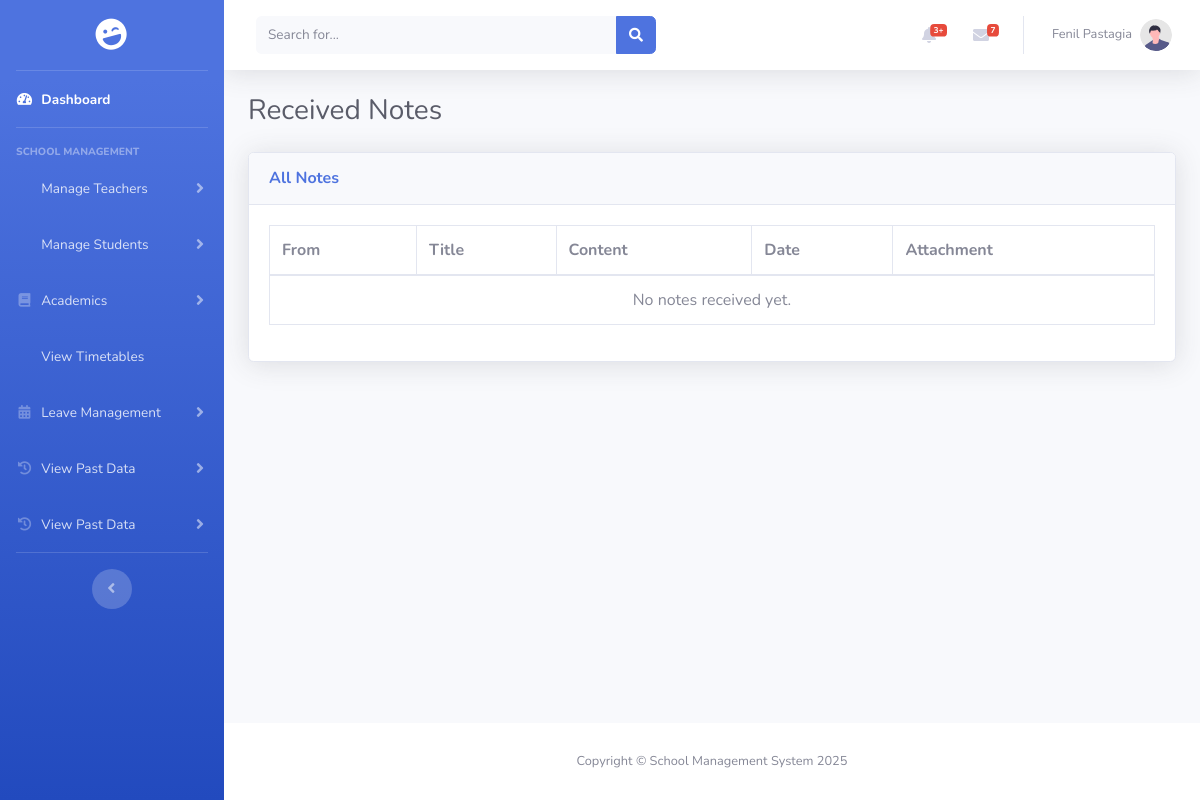
The app's page /pages/student/view_notes.php (signed in), older data.
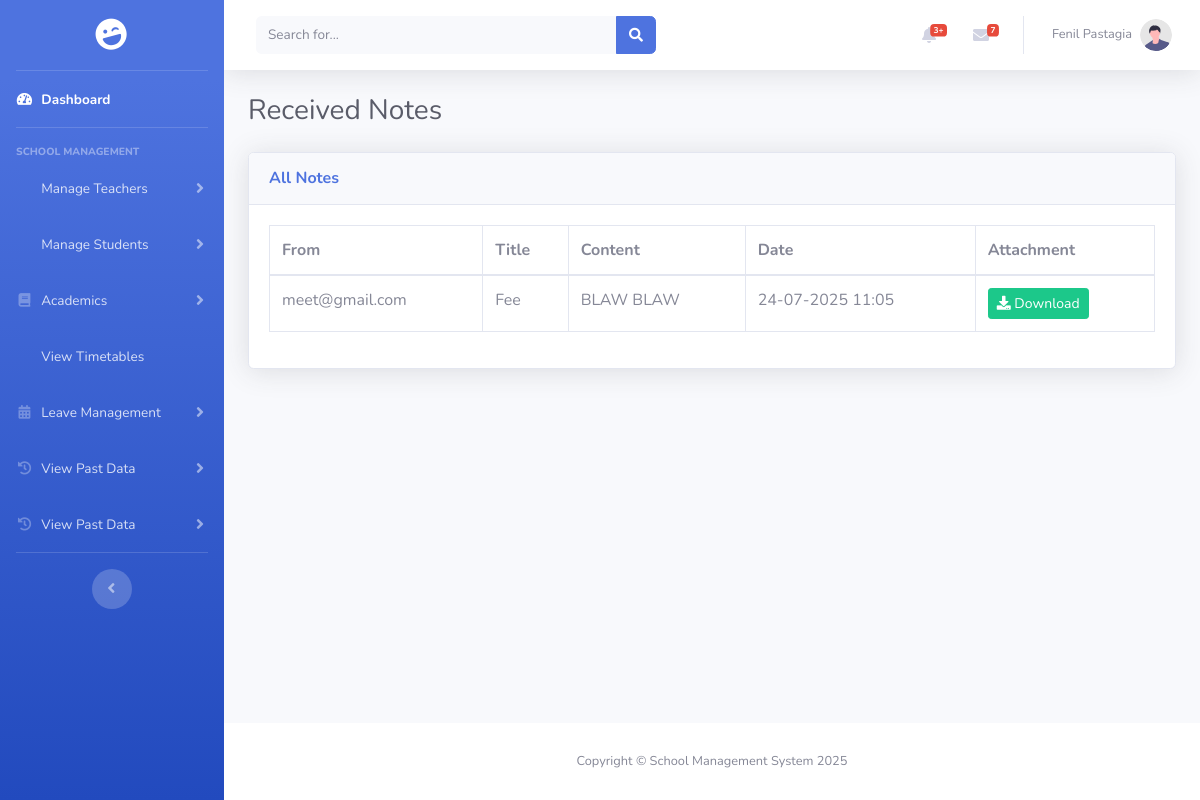
The same page, newer data.
### tables this page shows
CREATE TABLE `notes` (
  `id` int(11) NOT NULL,
  `user_id` int(11) NOT NULL,
  `school_id` int(11) DEFAULT NULL,
  `target_standard` varchar(50) DEFAULT NULL,
  `title` varchar(255) NOT NULL,
  `content` text NOT NULL,
  `file_path` varchar(255) DEFAULT NULL,
  `original_filename` varchar(255) DEFAULT NULL,
  `created_at` timestamp NOT NULL DEFAULT current_timestamp()
);

CREATE TABLE `users` (
  `id` int(11) NOT NULL,
  `role` enum('student','teacher','schooladmin','bmc') NOT NULL,
  `email` varchar(50) NOT NULL,
  `password` varchar(255) NOT NULL
);

### encryption.php (called while the page is built, shortened)
<?php
function decrypt_id($encrypted) {
    return openssl_decrypt($encrypted, ENCRYPTION_METHOD, ENCRYPTION_KEY, 0, ENCRYPTION_IV);
}
?>

### pages/student/view_notes.php (the view, shortened to what this page needs)
<?php
include_once "../../encryption.php";
include_once "../../includes/connect.php";
$notes = [];
$sql = "SELECT n.title, n.content, n.file_path, n.created_at, u.email as sender FROM notes n JOIN users u ON n.user_id = u.id ORDER BY n.created_at DESC";
$result = $conn->query($sql);
if ($result->num_rows > 0) {
    while ($row = $result->fetch_assoc()) {
        $notes[] = $row;
    }
}
?>
<!DOCTYPE html>
<html lang="en">
<head>
    <link href="https://stackpath.bootstrapcdn.com/bootstrap/4.5.2/css/bootstrap.min.css" rel="stylesheet">
    <link href="../../assets/vendor/fontawesome-free/css/all.min.css" rel="stylesheet" type="text/css">
    <link href="../../assets/css/sb-admin-2.min.css" rel="stylesheet">
    <link rel="stylesheet" href="../../assets/css/sidebar.css">
</head>
<body id="page-top">
    <div id="wrapper">
        <?php include '../../includes/sidebar.php'; ?>
        <div id="content-wrapper" class="d-flex flex-column">
            <div id="content">
                <?php include '../../includes/header.php'; ?>
                <div class="container-fluid">
                    <h1 class="h3 mb-4 text-gray-800">Received Notes</h1>
                    <div class="card shadow mb-4">
                        <div class="card-header py-3">
                            <h6 class="m-0 font-weight-bold text-primary">All Notes</h6>
                        </div>
                        <div class="card-body">
                            <div class="table-responsive">
                                <table class="table table-bordered" id="dataTable" width="100%" cellspacing="0">
                                    <thead>
                                        <tr>
                                            <th>From</th>
                                            <th>Title</th>
                                            <th>Content</th>
                                            <th>Date</th>
                                            <th>Attachment</th>
                                        </tr>
                                    </thead>
                                    <tbody>
                                        <?php foreach ($notes as $note): ?>
                                            <tr>
                                                <td><?php echo htmlspecialchars($note['sender']); ?></td>
                                                <td><?php echo htmlspecialchars($note['title']); ?></td>
                                                <td><?php echo nl2br(htmlspecialchars($note['content'])); ?></td>
                                                <td><?php echo date('d-m-Y H:i', strtotime($note['created_at'])); ?></td>
                                                <td>
                                                    <?php if ($note['file_path']): ?>
                                                        <a href="<?php echo htmlspecialchars($note['file_path']); ?>" class="btn btn-success btn-sm" download>
                                                            <i class="fas fa-download"></i> Download
                                                        </a>
                                                    <?php else: ?>
                                                        N/A
                                                    <?php endif; ?>
                                                </td>
                                            </tr>
                                        <?php endforeach; ?>
                                        <?php if (empty($notes)): ?>
                                            <tr>
                                                <td colspan="5" class="text-center">No notes received yet.</td>
                                            </tr>
                                        <?php endif; ?>
                                    </tbody>
                                </table>
                            </div>
                        </div>
                    </div>
                </div>
            </div>
            <?php include '../../includes/footer.php'; ?>
        </div>
    </div>
</body>
</html>

### includes/sidebar.php (shortened to what this page needs)
<?php
$role = null;
if (isset($_COOKIE['encrypted_user_role'])) {
    $role = decrypt_id($_COOKIE['encrypted_user_role']);
}
?>
<ul class="navbar-nav bg-gradient-primary sidebar sidebar-dark accordion" id="accordionSidebar">
    <a class="sidebar-brand d-flex align-items-center justify-content-center" href="<?php echo BASE_WEB_PATH; ?>dashboard.php">
        <div class="sidebar-brand-icon rotate-n-15">
            <i class="fas fa-laugh-wink"></i>
        </div>
    </a>
    <hr class="sidebar-divider my-0">
    <li class="nav-item active">
        <a class="nav-link" href="<?php echo BASE_WEB_PATH; ?>dashboard.php">
            <i class="fas fa-fw fa-tachometer-alt"></i>
            <span>Dashboard</span></a>
    </li>
    <hr class="sidebar-divider">
    <?php
    switch ($role) {
    ?>
        <?php
        case 'schooladmin':
        ?>
            <div class="sidebar-heading">School Management</div>
            <li class="nav-item">
                <a class="nav-link collapsed" href="#" data-toggle="collapse" data-target="#collapseTeacher">
                    <span>Manage Teachers</span>
                </a>
            </li>
            <li class="nav-item">
                <a class="nav-link collapsed" href="#" data-toggle="collapse" data-target="#collapseStudent">
                    <span>Manage Students</span>
                </a>
            </li>
            <li class="nav-item">
                <a class="nav-link collapsed" href="#" data-toggle="collapse" data-target="#collapseAcademics">
                    <i class="fas fa-fw fa-book"></i>
                    <span>Academics</span>
                </a>
            </li>
            <li class="nav-item">
                <a class="nav-link" href="/BMC-SMS/pages/academics/view_timetable.php">
                    <span>View Timetables</span>
                </a>
            </li>
            <li class="nav-item">
                <a class="nav-link collapsed" href="#" data-toggle="collapse" data-target="#collapseLeaveManagement">
                    <i class="fas fa-fw fa-calendar-alt"></i>
                    <span>Leave Management</span>
                </a>
            </li>
             <li class="nav-item">
                <a class="nav-link collapsed" href="#" data-toggle="collapse" data-target="#collapsePastData">
                    <i class="fas fa-fw fa-history"></i>
                    <span>View Past Data</span>
                </a>
            </li>
            <li class="nav-item">
                <a class="nav-link collapsed" href="#" data-toggle="collapse" data-target="#collapsePastData">
                    <i class="fas fa-fw fa-history"></i>
                    <span>View Past Data</span>
                </a>
            </li>
        <?php
            break;
    ?>
    <?php
    }
    ?>
    <hr class="sidebar-divider d-none d-md-block">
    <div class="text-center d-none d-md-inline">
        <button class="rounded-circle border-0" id="sidebarToggle"></button>
    </div>
</ul>

### includes/header.php (shortened to what this page needs)
<?php
include_once $_SERVER['DOCUMENT_ROOT'] . '/BMC-SMS/encryption.php';
$userName = 'Guest';
$userProfileImage = BASE_WEB_PATH . 'assets/images/undraw_profile.svg';
$isLoggedIn = false;
if (isset($_COOKIE['encrypted_user_role'])) {
    $isLoggedIn = true;
    $user_role = decrypt_id($_COOKIE['encrypted_user_role']);
    if ($user_role === 'bmc') {
        $userName = 'BMC Admin';
    } else {
        if (isset($_COOKIE['encrypted_user_name'])) {
            $userName = decrypt_id($_COOKIE['encrypted_user_name']);
        }
    }
}
?>
<nav class="navbar navbar-expand navbar-light bg-white topbar mb-4 static-top shadow">
    <form class="d-none d-sm-inline-block form-inline mr-auto ml-md-3 my-2 my-md-0 mw-100 navbar-search">
        <div class="input-group">
            <input type="text" class="form-control bg-light border-0 small" placeholder="Search for..."
                aria-label="Search" aria-describedby="basic-addon2">
            <div class="input-group-append">
                <button class="btn btn-primary" type="button">
                    <i class="fas fa-search fa-sm"></i>
                </button>
            </div>
        </div>
    </form>
    <ul class="navbar-nav ml-auto">
        <li class="nav-item dropdown no-arrow mx-1">
            <a class="nav-link dropdown-toggle" href="#" id="alertsDropdown" role="button" data-toggle="dropdown"
                aria-haspopup="true" aria-expanded="false">
                <i class="fas fa-bell fa-fw"></i>
                <span class="badge badge-danger badge-counter">3+</span>
            </a>
        </li>
        <li class="nav-item dropdown no-arrow mx-1">
            <a class="nav-link dropdown-toggle" href="#" id="messagesDropdown" role="button" data-toggle="dropdown"
                aria-haspopup="true" aria-expanded="false">
                <i class="fas fa-envelope fa-fw"></i>
                <span class="badge badge-danger badge-counter">7</span>
            </a>
        </li>
        <?php if ($isLoggedIn): ?>
        <li class="nav-item dropdown no-arrow">
            <a class="nav-link dropdown-toggle" href="#" id="userDropdown" role="button" data-toggle="dropdown"
                aria-haspopup="true" aria-expanded="false">
                <span class="mr-2 d-none d-lg-inline text-gray-600 small"><?php echo htmlspecialchars($userName); ?></span>
                <img class="img-profile rounded-circle"
                     src="<?php echo htmlspecialchars($userProfileImage); ?>"
                     onerror="this.src='<?php echo BASE_WEB_PATH; ?>assets/images/undraw_profile.svg';"
                     alt="Profile"
                     style="width: 32px; height: 32px; object-fit: cover;">
            </a>
        </li>
        <?php endif; ?>
    </ul>
</nav>

### includes/footer.php
<footer class="sticky-footer bg-white">
    <div class="container my-auto">
        <div class="copyright text-center my-auto">
            <span>Copyright &copy; School Management System 2025</span>
        </div>
    </div>
</footer>

### assets/css/sidebar.css (style rules this page uses)
#accordionSidebar { position: -webkit-sticky; position: sticky; top: 0; height: 100vh; }

Row changes from the older to the newer data that the page shows:
added notes: user.email "meet@gmail.com", title "Fee", content "BLAW BLAW", created_at "24-07-2025 11:05"
Text that changed along with them:
text no longer shown: "No notes received yet."
